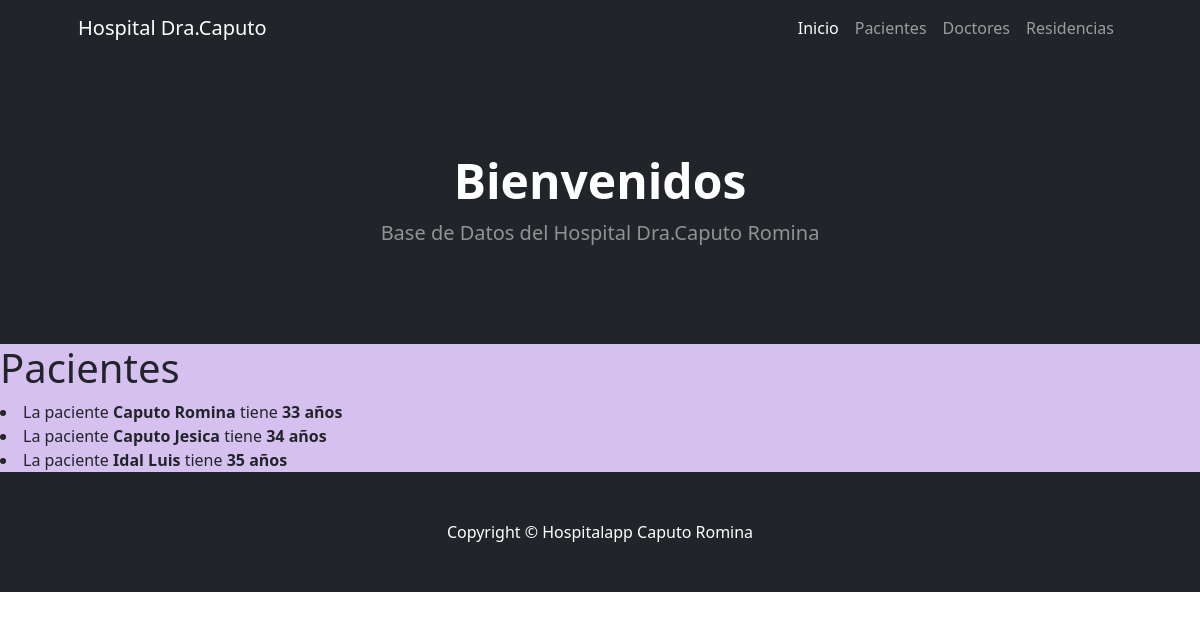
/hospitalapp/Pacientes/, run on an earlier commit of the app's database.
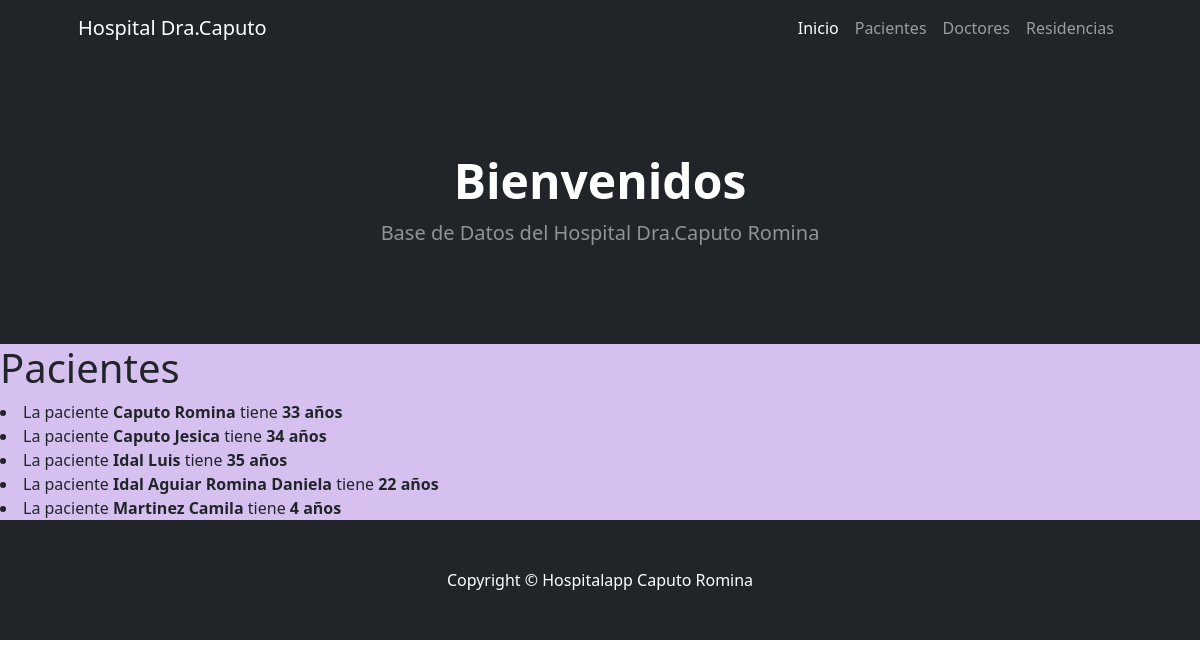
And on a later commit of the database.
### hospitalapp/models.py (models this page shows)
class Paciente(models.Model):
    nombre = models.CharField(max_length=30)
    apellido = models.CharField(max_length=30)
    edad = models.PositiveIntegerField()

### hospitalapp/views.py (the view)
# urls.py: path("Pacientes/", views.paciente, name="Pacientes"),
def paciente(request):
      paciente = Paciente.objects.all()
      return render(request, "hospitalapp/Pacientes.html", {"paciente":paciente})

### hospitalapp/template/hospitalapp/Pacientes.html (shortened to what this page needs)
{% extends 'hospitalapp/padre-index.html' %}
{% load static %}
{% block contenidoPagina%}
<div style="background-color: rgb(213, 192, 240);">
    <h1> Pacientes </h1>
    {% for paciente in paciente %}
    <li>La paciente <b> {{paciente.apellido}} {{paciente.nombre}} </b>tiene <b>{{paciente.edad}} años</b></li>
    {% endfor %}
{% endblock %}

What changed in the data, as far as the page shows it:
added Paciente: apellido "Idal Aguiar", nombre "Romina Daniela", edad "22"
added Paciente: apellido "Martinez", nombre "Camila", edad "4"
